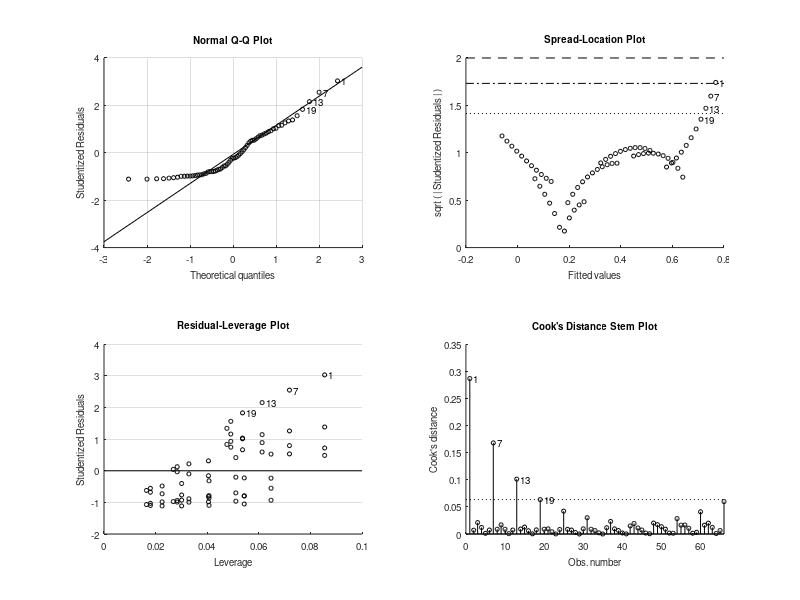

MATLAB code to generate this figure: (Note: this script raises an error after producing the figure.)
clc;
clear;
close all;

% ================================
% HEAT EXCHANGER + MACHINE LEARNING
% ================================

Cp = 4.18;
Tc_in = 30;

Th_in_range = 100:5:150;
m_range = 0.5:0.5:3;

X = []; % Inputs
Y = []; % Outputs

% ================================
% GENERATE DATA (SIMULATION)
% ================================

for i = 1:length(Th_in_range)
    for j = 1:length(m_range)

        Th_in = Th_in_range(i);
        m = m_range(j);

        Th_out = Th_in - (40 / m);
        Tc_out = Tc_in + (30 / m);

        Q_actual = m * Cp * (Th_in - Th_out);
        Q_max = m * Cp * (Th_in - Tc_in);

        eta = Q_actual / Q_max;

        % Store data
        X = [X; Th_in m];
        Y = [Y; eta];

    end
end

% ================================
% TRAIN MACHINE LEARNING MODEL
% ================================

model = fitlm(X, Y); % Linear Regression Model

disp(' ');
disp('=== MACHINE LEARNING MODEL CREATED ===');
disp(model);

% ================================
% PREDICTION (AI PART)
% ================================

% New unseen conditions
new_input = [130 2.2]; % [Temperature, Flow rate]

predicted_eff = predict(model, new_input);

fprintf('\n=== AI PREDICTION ===\n');
fprintf('For Temp = %.2f °C and Flow = %.2f kg/s:\n', new_input(1), new_input(2));
fprintf('Predicted Efficiency = %.3f\n', predicted_eff);

% ================================
% VISUALIZATION (REAL vs PREDICTED)
% ================================

Y_pred = predict(model, X);

figure;
scatter(Y, Y_pred, 'filled')
xlabel('Actual Efficiency')
ylabel('Predicted Efficiency')
title('Machine Learning Model Accuracy')
grid on

% ================================
% 3D SURFACE (AI VERSION)
% ================================

[Th_grid, m_grid] = meshgrid(Th_in_range, m_range);

Z_pred = zeros(size(Th_grid));

for i = 1:size(Th_grid,1)
    for j = 1:size(Th_grid,2)
        Z_pred(i,j) = predict(model, [Th_grid(i,j), m_grid(i,j)]);
    end
end

figure;
surf(Th_grid, m_grid, Z_pred)
xlabel('Temperature (°C)')
ylabel('Flow Rate (kg/s)')
zlabel('Predicted Efficiency')
title('AI-Based Efficiency Prediction Surface')
colorbar
grid on

disp(' ');
disp('AI Simulation Complete.');
